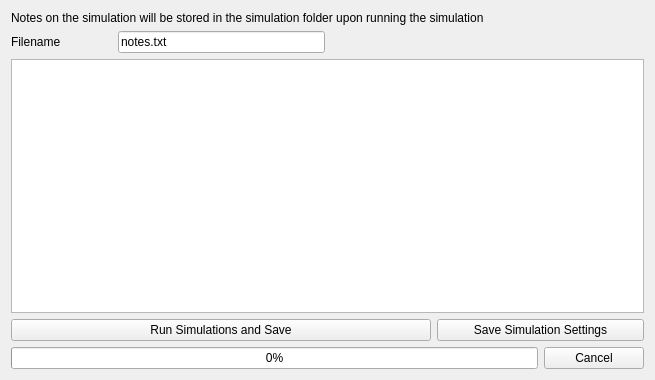
<?xml version="1.0" encoding="UTF-8"?>
<ui version="4.0">
 <class>RunWidget</class>
 <widget class="QWidget" name="RunWidget">
  <property name="geometry">
   <rect>
    <x>0</x>
    <y>0</y>
    <width>655</width>
    <height>380</height>
   </rect>
  </property>
  <property name="windowTitle">
   <string>Form</string>
  </property>
  <layout class="QGridLayout" name="gridLayout">
   <item row="0" column="0" colspan="5">
    <widget class="QLabel" name="description">
     <property name="text">
      <string>Notes on the simulation will be stored in the simulation folder upon running the simulation</string>
     </property>
    </widget>
   </item>
   <item row="1" column="0">
    <widget class="QLabel" name="noteBoxLabel">
     <property name="text">
      <string>Filename</string>
     </property>
    </widget>
   </item>
   <item row="5" column="0" colspan="5">
    <widget class="QProgressBar" name="progressBar">
     <property name="value">
      <number>0</number>
     </property>
    </widget>
   </item>
   <item row="5" column="5">
    <widget class="QPushButton" name="cancelButton">
     <property name="text">
      <string>Cancel</string>
     </property>
    </widget>
   </item>
   <item row="2" column="0" colspan="6">
    <widget class="QTextEdit" name="noteBox">
     <property name="acceptRichText">
      <bool>false</bool>
     </property>
    </widget>
   </item>
   <item row="4" column="4" colspan="2">
    <widget class="QPushButton" name="saveButton">
     <property name="text">
      <string>Save Simulation Settings</string>
     </property>
    </widget>
   </item>
   <item row="4" column="0" colspan="4">
    <widget class="QPushButton" name="runButton">
     <property name="text">
      <string>Run Simulations and Save</string>
     </property>
    </widget>
   </item>
   <item row="1" column="1" colspan="2">
    <widget class="QLineEdit" name="noteBoxName">
     <property name="text">
      <string>notes.txt</string>
     </property>
    </widget>
   </item>
  </layout>
 </widget>
 <resources/>
 <connections/>
</ui>
